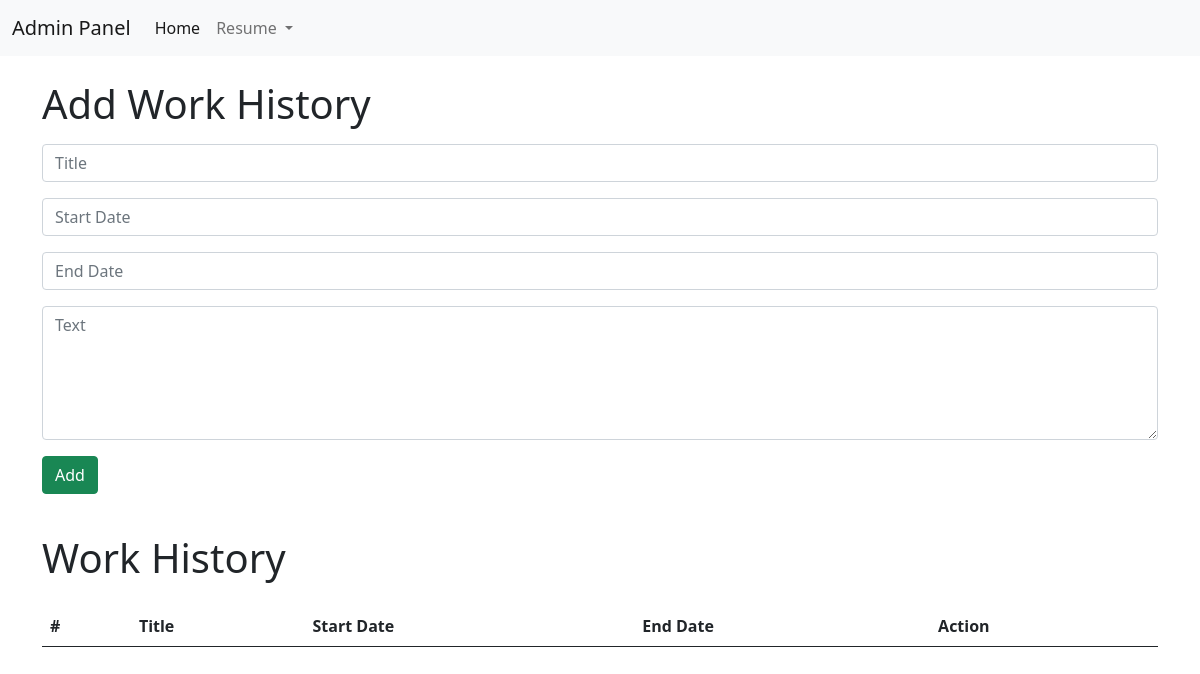
The app's page /workhistory, older data.
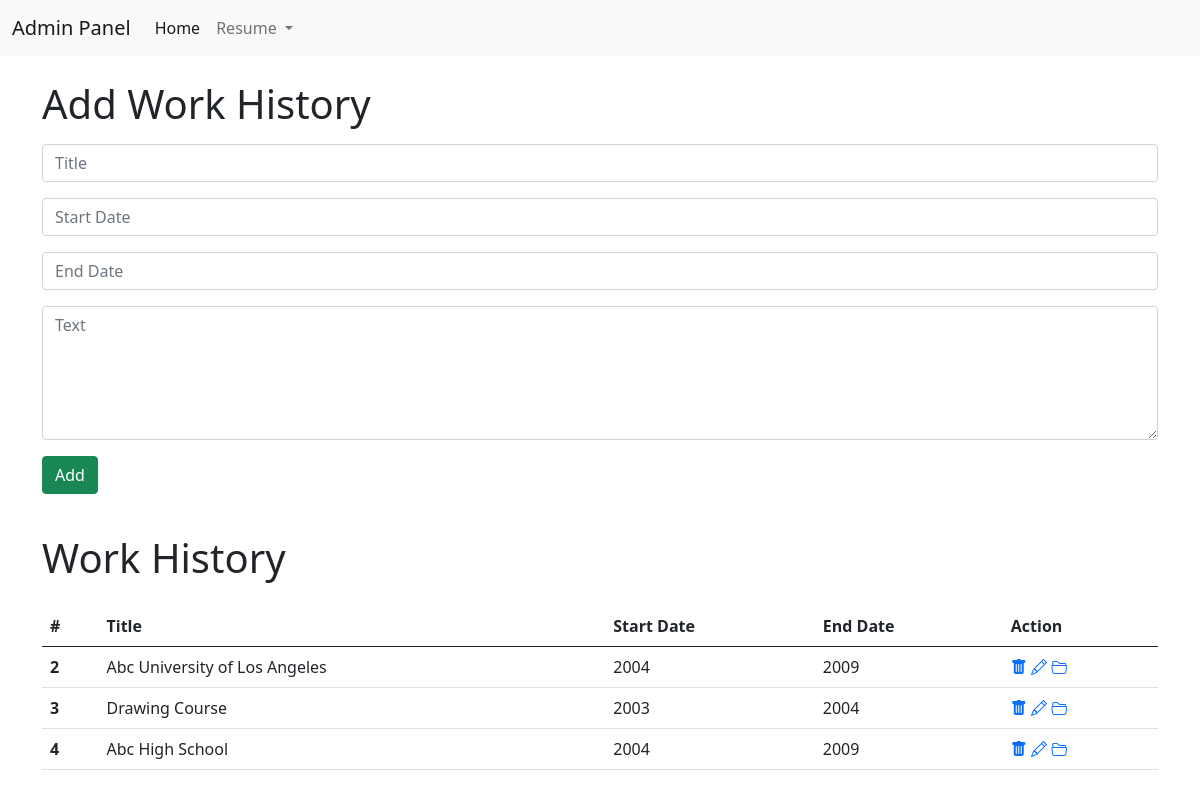
The same page, newer data.
### PROJECT/data.py (models this page shows)
class Workhistory(db.Model):
    __tablename__='Workhistory'
    id=db.Column(db.Integer,primary_key=True)
    title=db.Column(db.String(40))
    startdate=db.Column(db.String(40))
    enddate=db.Column(db.String(40))
    text=db.Column(db.String(100))

### PROJECT/routes.py (the view)
@app.route('/workhistory')
def workhistory():
    workhistorys=Workhistory.query.all()
    return render_template('/admin/workhistory.html', workhistorys=workhistorys)

### PROJECT/templates/admin/workhistory.html
{% extends "admin/base.html" %}
{% block pages %}
<div class="container">
    <div class="row">
        <div class="col-12 mt-4">
            <h1>Add Work History</h1>
            <form action="/admin/addworkhistory" method="POST">
                <div class="form-group mt-3">
                    <input type="text" class="form-control" name="worktitle" placeholder="Title">
                </div>
                <div class="form-group mt-3">
                    <input type="text" class="form-control" name="workstartdate" placeholder="Start Date">
                </div>
                <div class="form-group mt-3">
                    <input type="text" class="form-control" name="workenddate" placeholder="End Date">
                </div>
                <div class="form-group mt-3">
                    <textarea class="form-control" name="worktext" placeholder="Text" rows="5"></textarea>
                </div>
                <div class="form-group mt-3">
                    <input type="submit" class="btn btn-success" name="button" value="Add">
                </div>
            </form>
        </div>
    </div>
</div>
<section class="addslider mt-4">
    <div class="container mb-5">
      <div class="row">
        <div class="col-12">
          <h1 class="my-3">Work History</h1>
          <table class="table mt-4">
            <thead>
              <tr>
                <th scope="col">#</th>
                <th scope="col">Title</th>
                <th scope="col">Start Date</th>
                <th scope="col">End Date</th>
                <th scope="col">Action</th>
              </tr>
            </thead>
            <tbody>
                {% for workhistory in workhistorys %}
                <tr>
                    <th scope="row">{{workhistory.id}}</th>
                    <td>{{workhistory.title}}</td>
                    <td>{{workhistory.startdate}}</td>
                    <td>{{workhistory.enddate}}</td>
                    <td>
                      <a href="/deleteworkhistory/{{workhistory.id}}"><i class="bi bi-trash-fill"></i></a>
                      <a href="/updateworkhistory/{{workhistory.id}}"><i class="bi bi-pencil"></i></a>
                      <a href="/admin/workhistorydetail/{{workhistory.id}}"><i class="bi bi-folder2-open"></i></a>
                    </td>
                  </tr>
                {% endfor %}
            </tbody>
          </table>
        </div>
      </div>
    </div>
</section>
{% endblock %}

### PROJECT/templates/admin/base.html (shortened to what this page needs)
<!doctype html>
<html lang="en">
  <head>
    <link href="https://cdn.jsdelivr.net/npm/bootstrap@5.0.0-beta2/dist/css/bootstrap.min.css" rel="stylesheet">
    <link rel="stylesheet" href="https://cdn.jsdelivr.net/npm/bootstrap-icons@1.4.0/font/bootstrap-icons.css">
  </head>
  <body>
    <nav class="navbar navbar-expand-lg navbar-light bg-light">
        <div class="container-fluid">
          <a class="navbar-brand" href="#">Admin Panel</a>
          <div class="collapse navbar-collapse" id="navbarScroll">
            <ul class="navbar-nav me-auto my-2 my-lg-0 navbar-nav-scroll" style="--bs-scroll-height: 100px;">
              <li class="nav-item">
                <a class="nav-link active" aria-current="page" href="/admin">Home</a>
              </li>
              <li class="nav-item dropdown">
                <a class="nav-link dropdown-toggle" href="#" id="navbarScrollingDropdown" role="button" data-bs-toggle="dropdown" aria-expanded="false">
                  Resume
                </a>
              </li>
          </div>
        </div>
      </nav>
      {% block pages %}
      {% endblock %}
  </body>
</html>

Row changes from the older to the newer data that the page shows:
added Workhistory: id "2", title "Abc University of Los Angeles", startdate "2004", enddate "2009"
added Workhistory: id "3", title "Drawing Course", startdate "2003", enddate "2004"
added Workhistory: id "4", title "Abc High School", startdate "2004", enddate "2009"
